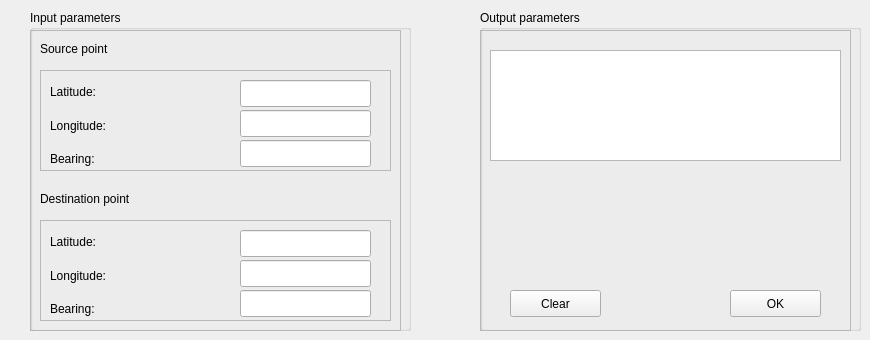
   <widget class="QWidget" name="tab_6">
    <attribute name="title">
     <string>Intersection</string>
    </attribute>
    <widget class="QGroupBox" name="groupBox_11">
     <property name="geometry">
      <rect>
       <x>480</x>
       <y>10</y>
       <width>381</width>
       <height>321</height>
      </rect>
     </property>
     <property name="title">
      <string>Output parameters</string>
     </property>
     <widget class="QFrame" name="frame_21">
      <property name="geometry">
       <rect>
        <x>0</x>
        <y>20</y>
        <width>371</width>
        <height>301</height>
       </rect>
      </property>
      <property name="frameShape">
       <enum>QFrame::StyledPanel</enum>
      </property>
      <property name="frameShadow">
       <enum>QFrame::Raised</enum>
      </property>
      <widget class="QTextEdit" name="int_output">
       <property name="geometry">
        <rect>
         <x>10</x>
         <y>20</y>
         <width>351</width>
         <height>111</height>
        </rect>
       </property>
      </widget>
      <widget class="QPushButton" name="int_ok_btn">
       <property name="geometry">
        <rect>
         <x>250</x>
         <y>260</y>
         <width>91</width>
         <height>27</height>
        </rect>
       </property>
       <property name="text">
        <string>OK</string>
       </property>
      </widget>
      <widget class="QPushButton" name="int_clear_btn">
       <property name="geometry">
        <rect>
         <x>30</x>
         <y>260</y>
         <width>91</width>
         <height>27</height>
        </rect>
       </property>
       <property name="text">
        <string>Clear</string>
       </property>
      </widget>
     </widget>
    </widget>
    <widget class="QGroupBox" name="groupBox_12">
     <property name="geometry">
      <rect>
       <x>30</x>
       <y>10</y>
       <width>381</width>
       <height>321</height>
      </rect>
     </property>
     <property name="title">
      <string>Input parameters</string>
     </property>
     <widget class="QFrame" name="frame_22">
      <property name="geometry">
       <rect>
        <x>0</x>
        <y>20</y>
        <width>371</width>
        <height>301</height>
       </rect>
      </property>
      <property name="frameShape">
       <enum>QFrame::StyledPanel</enum>
      </property>
      <property name="frameShadow">
       <enum>QFrame::Raised</enum>
      </property>
      <property name="lineWidth">
       <number>1</number>
      </property>
      <widget class="QLabel" name="label_31">
       <property name="geometry">
        <rect>
         <x>10</x>
         <y>10</y>
         <width>89</width>
         <height>17</height>
        </rect>
       </property>
       <property name="text">
        <string>Source point</string>
       </property>
      </widget>
      <widget class="QFrame" name="frame_23">
       <property name="geometry">
        <rect>
         <x>10</x>
         <y>40</y>
         <width>351</width>
         <height>101</height>
        </rect>
       </property>
       <property name="frameShape">
        <enum>QFrame::StyledPanel</enum>
       </property>
       <property name="frameShadow">
        <enum>QFrame::Raised</enum>
       </property>
       <widget class="QLabel" name="label_32">
        <property name="geometry">
         <rect>
          <x>10</x>
          <y>47</y>
          <width>71</width>
          <height>17</height>
         </rect>
        </property>
        <property name="text">
         <string>Longitude:</string>
        </property>
       </widget>
       <widget class="QLabel" name="label_33">
        <property name="geometry">
         <rect>
          <x>10</x>
          <y>13</y>
          <width>71</width>
          <height>17</height>
         </rect>
        </property>
        <property name="text">
         <string>Latitude:</string>
        </property>
       </widget>
       <widget class="QLineEdit" name="int_s_lat_input">
        <property name="geometry">
         <rect>
          <x>200</x>
          <y>10</y>
          <width>131</width>
          <height>27</height>
         </rect>
        </property>
       </widget>
       <widget class="QLineEdit" name="int_s_lon_input">
        <property name="geometry">
         <rect>
          <x>200</x>
          <y>40</y>
          <width>131</width>
          <height>27</height>
         </rect>
        </property>
       </widget>
       <widget class="QLabel" name="label_37">
        <property name="geometry">
         <rect>
          <x>10</x>
          <y>80</y>
          <width>71</width>
          <height>17</height>
         </rect>
        </property>
        <property name="text">
         <string>Bearing:</string>
        </property>
       </widget>
       <widget class="QLineEdit" name="int_s_bear_input">
        <property name="geometry">
         <rect>
          <x>200</x>
          <y>70</y>
          <width>131</width>
          <height>27</height>
         </rect>
        </property>
        <property name="text">
         <string/>
        </property>
       </widget>
      </widget>
      <widget class="QLabel" name="label_34">
       <property name="geometry">
        <rect>
         <x>10</x>
         <y>160</y>
         <width>121</width>
         <height>17</height>
        </rect>
       </property>
       <property name="text">
        <string>Destination point</string>
       </property>
      </widget>
      <widget class="QFrame" name="frame_24">
       <property name="geometry">
        <rect>
         <x>10</x>
         <y>190</y>
         <width>351</width>
         <height>101</height>
        </rect>
       </property>
       <property name="frameShape">
        <enum>QFrame::StyledPanel</enum>
       </property>
       <property name="frameShadow">
        <enum>QFrame::Raised</enum>
       </property>
       <widget class="QLabel" name="label_35">
        <property name="geometry">
         <rect>
          <x>10</x>
          <y>47</y>
          <width>71</width>
          <height>17</height>
         </rect>
        </property>
        <property name="text">
         <string>Longitude:</string>
        </property>
       </widget>
       <widget class="QLabel" name="label_36">
        <property name="geometry">
         <rect>
          <x>10</x>
          <y>13</y>
          <width>71</width>
          <height>17</height>
         </rect>
        </property>
        <property name="text">
         <string>Latitude:</string>
        </property>
       </widget>
       <widget class="QLineEdit" name="int_d_lat_input">
        <property name="geometry">
         <rect>
          <x>200</x>
          <y>10</y>
          <width>131</width>
          <height>27</height>
         </rect>
        </property>
       </widget>
       <widget class="QLineEdit" name="int_d_lon_input">
        <property name="geometry">
         <rect>
          <x>200</x>
          <y>40</y>
          <width>131</width>
          <height>27</height>
         </rect>
        </property>
       </widget>
       <widget class="QLabel" name="label_38">
        <property name="geometry">
         <rect>
          <x>10</x>
          <y>80</y>
          <width>71</width>
          <height>17</height>
         </rect>
        </property>
        <property name="text">
         <string>Bearing:</string>
        </property>
       </widget>
       <widget class="QLineEdit" name="int_d_bear_input">
        <property name="geometry">
         <rect>
          <x>200</x>
          <y>70</y>
          <width>131</width>
          <height>27</height>
         </rect>
        </property>
        <property name="text">
         <string/>
        </property>
       </widget>
      </widget>
     </widget>
    </widget>
   </widget>
